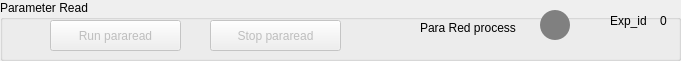
    <widget class="QGroupBox" name="groupBox_18">
     <property name="geometry">
      <rect>
       <x>0</x>
       <y>550</y>
       <width>681</width>
       <height>61</height>
      </rect>
     </property>
     <property name="title">
      <string>Parameter Read</string>
     </property>
     <widget class="QLabel" name="label_67">
      <property name="geometry">
       <rect>
        <x>420</x>
        <y>20</y>
        <width>101</width>
        <height>16</height>
       </rect>
      </property>
      <property name="text">
       <string>Para Red process</string>
      </property>
     </widget>
     <widget class="QPushButton" name="pushButton_25">
      <property name="enabled">
       <bool>false</bool>
      </property>
      <property name="geometry">
       <rect>
        <x>50</x>
        <y>20</y>
        <width>131</width>
        <height>31</height>
       </rect>
      </property>
      <property name="text">
       <string>Run pararead</string>
      </property>
     </widget>
     <widget class="QPushButton" name="pushButton_80">
      <property name="geometry">
       <rect>
        <x>540</x>
        <y>10</y>
        <width>30</width>
        <height>30</height>
       </rect>
      </property>
      <property name="styleSheet">
       <string notr="true">border-radius:15px;
background-color:grey;
</string>
      </property>
      <property name="text">
       <string/>
      </property>
     </widget>
     <widget class="QPushButton" name="pushButton_81">
      <property name="enabled">
       <bool>false</bool>
      </property>
      <property name="geometry">
       <rect>
        <x>210</x>
        <y>20</y>
        <width>131</width>
        <height>31</height>
       </rect>
      </property>
      <property name="text">
       <string>Stop pararead</string>
      </property>
     </widget>
     <widget class="QLabel" name="label_68">
      <property name="geometry">
       <rect>
        <x>610</x>
        <y>10</y>
        <width>41</width>
        <height>21</height>
       </rect>
      </property>
      <property name="text">
       <string>Exp_id</string>
      </property>
     </widget>
     <widget class="QLabel" name="label_69">
      <property name="geometry">
       <rect>
        <x>660</x>
        <y>10</y>
        <width>21</width>
        <height>21</height>
       </rect>
      </property>
      <property name="text">
       <string>0</string>
      </property>
     </widget>
    </widget>
